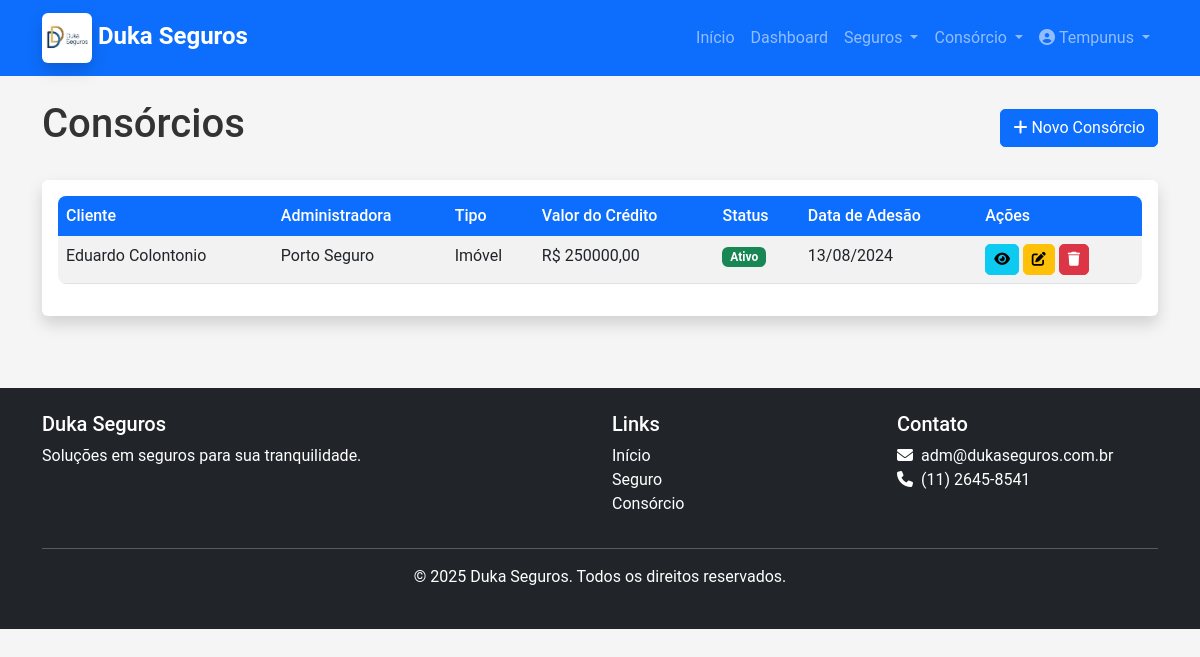
The page /consorcios/ (signed in) on the database as committed earlier.
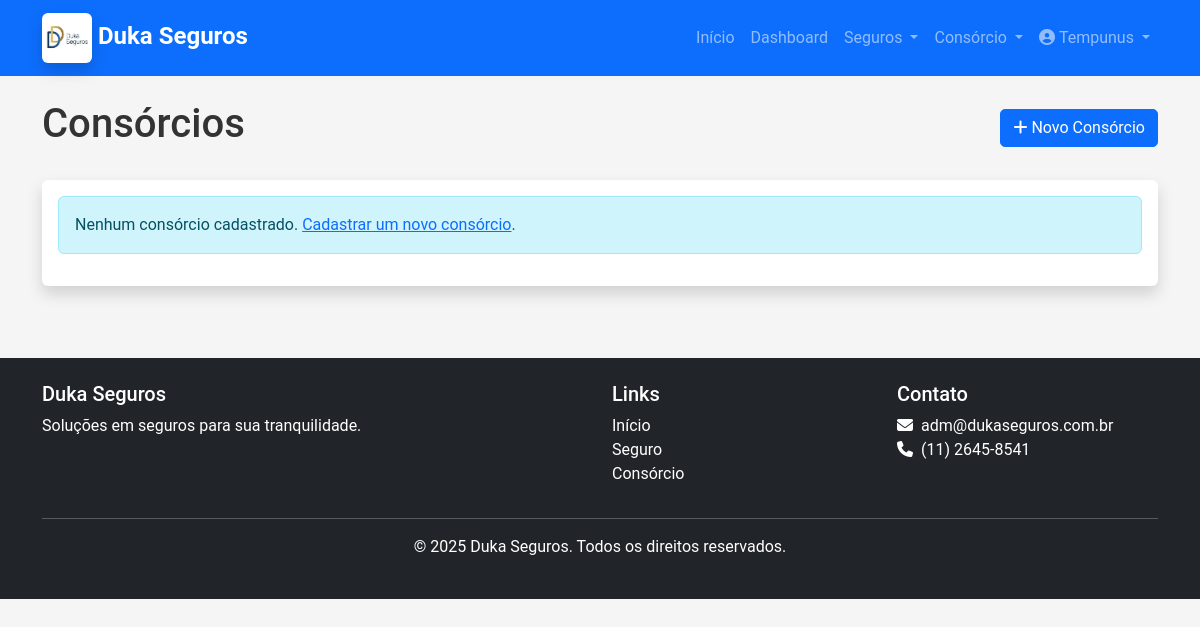
The same page on the database as committed later.
### core/models.py (models this page shows, shortened)
class Consorcio(models.Model):
    TIPO_CHOICES = [
        ('IMOVEL', 'Imóvel'),
        ('AUTOMOVEL', 'Automóvel'),
        ('MOTO', 'Motocicleta'),
        ('CAMINHAO', 'Caminhão'),
        ('MAQUINAS', 'Máquinas e Equipamentos'),
        ('OUTROS', 'Outros'),
    ]
    STATUS_CHOICES = [
        ('ATIVO', 'Ativo'),
        ('CONTEMPLADO', 'Contemplado'),
        ('CANCELADO', 'Cancelado'),
        ('ENCERRADO', 'Encerrado'),
        ('TRANSFERIDO', 'Transferido'),
    ]
    cliente = models.ForeignKey('Cliente', on_delete=models.CASCADE, related_name='consorcios')
    administradora = models.ForeignKey('AdministradoraConsorcio', on_delete=models.CASCADE)
    tipo = models.CharField(max_length=20, choices=TIPO_CHOICES)
    grupo = models.CharField(max_length=50, blank=True, null=True)
    cota = models.CharField(max_length=50, blank=True, null=True)
    valor_credito = models.DecimalField(max_digits=12, decimal_places=2)
    valor_parcela = models.DecimalField(max_digits=10, decimal_places=2)
    total_parcelas = models.PositiveIntegerField()
    parcelas_pagas = models.PositiveIntegerField(default=0)
    data_adesao = models.DateField()
    data_contemplacao = models.DateField(blank=True, null=True)
    taxa_administracao = models.DecimalField(max_digits=5, decimal_places=2, help_text="Percentual")
    status = models.CharField(max_length=15, choices=STATUS_CHOICES, default='ATIVO')
    observacoes = models.TextField(blank=True, null=True)
    data_cadastro = models.DateTimeField(auto_now_add=True)
    data_atualizacao = models.DateTimeField(auto_now=True)
    cadastrado_por = models.ForeignKey(User, on_delete=models.SET_NULL, null=True, related_name='consorcios_cadastrados')
    class Meta:
        verbose_name = 'Consórcio'
        verbose_name_plural = 'Consórcios'
        ordering = ['-data_adesao']

class Cliente(models.Model):
    TIPO_CHOICES = [
        ('PF', 'Pessoa Física'),
        ('PJ', 'Pessoa Jurídica'),
    ]
    tipo = models.CharField(max_length=2, choices=TIPO_CHOICES, default='PF')
    nome = models.CharField(max_length=200)
    documento = models.CharField(max_length=20, unique=True, help_text="CPF ou CNPJ")
    email = models.EmailField(blank=True, null=True)
    telefone = models.CharField(max_length=20, blank=True, null=True)
    endereco = models.CharField(max_length=255, blank=True, null=True)
    cidade = models.CharField(max_length=100, blank=True, null=True)
    estado = models.CharField(max_length=2, blank=True, null=True)
    cep = models.CharField(max_length=10, blank=True, null=True)
    data_nascimento = models.DateField(blank=True, null=True)
    observacoes = models.TextField(blank=True, null=True)
    data_cadastro = models.DateTimeField(auto_now_add=True)
    data_atualizacao = models.DateTimeField(auto_now=True)
    ativo = models.BooleanField(default=True)
    cadastrado_por = models.ForeignKey(User, on_delete=models.SET_NULL, null=True, related_name='clientes_cadastrados')
    class Meta:
        verbose_name = 'Cliente'
        verbose_name_plural = 'Clientes'
        ordering = ['nome']

class AdministradoraConsorcio(models.Model):
    nome = models.CharField(max_length=100)
    cnpj = models.CharField(max_length=18, unique=True)
    telefone = models.CharField(max_length=15, blank=True, null=True)
    email = models.EmailField(blank=True, null=True)
    endereco = models.CharField(max_length=200, blank=True, null=True)
    def __str__(self):
        return self.nome

### core/views.py (the view)
# urls.py: path('consorcios/', views.consorcio_lista, name='consorcio_lista'),
@login_required
def consorcio_lista(request):
    consorcios = Consorcio.objects.all()
    return render(request, 'core/consorcio_lista.html', {'consorcios': consorcios})

### templates/core/consorcio_lista.html (shortened to what this page needs)
{% extends 'base.html' %}
{% block content %}
<div class="container">
    <div class="d-flex justify-content-between align-items-center mb-4">
        <h1>Consórcios</h1>
        <a href="{% url 'consorcio_novo' %}" class="btn btn-primary">
            <i class="fas fa-plus"></i> Novo Consórcio
        </a>
    </div>
    <div class="card shadow">
        <div class="card-body">
            {% if consorcios %}
            <div class="table-responsive">
                <table class="table table-striped table-hover">
                    <thead>
                        <tr>
                            <th>Cliente</th>
                            <th>Administradora</th>
                            <th>Tipo</th>
                            <th>Valor do Crédito</th>
                            <th>Status</th>
                            <th>Data de Adesão</th>
                            <th>Ações</th>
                        </tr>
                    </thead>
                    <tbody>
                        {% for consorcio in consorcios %}
                        <tr>
                            <td>{{ consorcio.cliente.nome }}</td>
                            <td>{{ consorcio.administradora }}</td>
                            <td>{{ consorcio.get_tipo_display }}</td>
                            <td>R$ {{ consorcio.valor_credito }}</td>
                            <td>
                                <span
                                    class="badge {% if consorcio.status == 'ATIVO' %}bg-success{% elif consorcio.status == 'CONTEMPLADO' %}bg-primary{% elif consorcio.status == 'CANCELADO' %}bg-danger{% else %}bg-secondary{% endif %}">
                                    {{ consorcio.get_status_display }}
                                </span>
                            </td>
                            <td>{{ consorcio.data_adesao|date:"d/m/Y" }}</td>
                            <td>
                                <a href="{% url 'consorcio_detalhe' pk=consorcio.pk %}" class="btn btn-sm btn-info"
                                    title="Detalhes">
                                    <i class="fas fa-eye"></i>
                                </a>
                                <a href="{% url 'consorcio_editar' pk=consorcio.pk %}" class="btn btn-sm btn-warning"
                                    title="Editar">
                                    <i class="fas fa-edit"></i>
                                </a>
                                <a href="{% url 'consorcio_excluir' pk=consorcio.pk %}" class="btn btn-sm btn-danger"
                                    title="Excluir">
                                    <i class="fas fa-trash"></i>
                                </a>
                            </td>
                        </tr>
                        {% endfor %}
                    </tbody>
                </table>
            </div>
            {% else %}
            <div class="alert alert-info">
                Nenhum consórcio cadastrado. <a href="{% url 'consorcio_novo' %}">Cadastrar um novo consórcio</a>.
            </div>
            {% endif %}
        </div>
    </div>
</div>
{% endblock %}

Rows that differ between the two databases and show on the page:
removed Consorcio: cliente.nome "Eduardo Colontonio", administradora "Porto Seguro", tipo "Imóvel", valor_credito "250000,00", status "Ativo", data_adesao "13/08/2024"
Other text that changed with them:
text no longer shown: "Cliente Administradora Tipo Valor do Crédito Status Data de Adesão Ações"
text now shown: "Nenhum consórcio cadastrado. Cadastrar um novo consórcio ."
